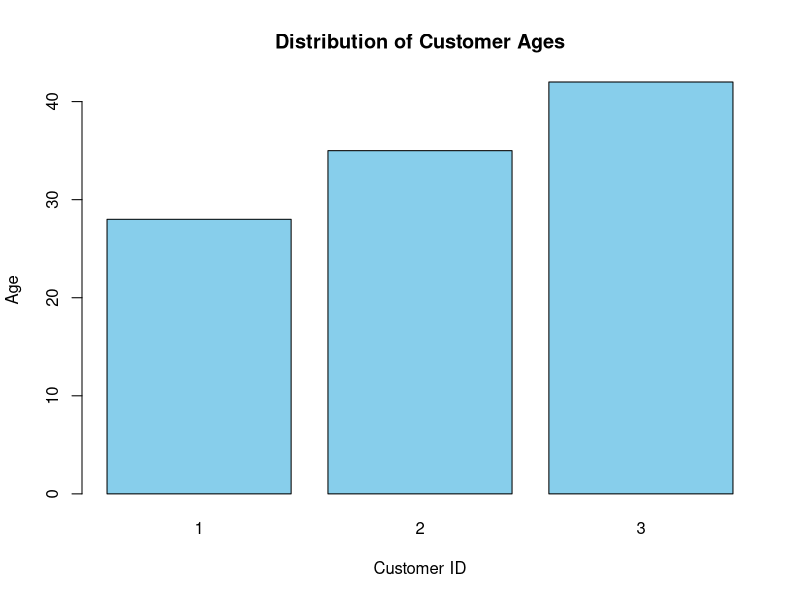

Reproduce this figure in R.
customer_id <- c(1, 2, 3)
age <- c(28, 35, 42)

barplot(
  age,
  names.arg = customer_id,
  xlab = "Customer ID",
  ylab = "Age",
  main = "Distribution of Customer Ages",
  col = "skyblue"
)
